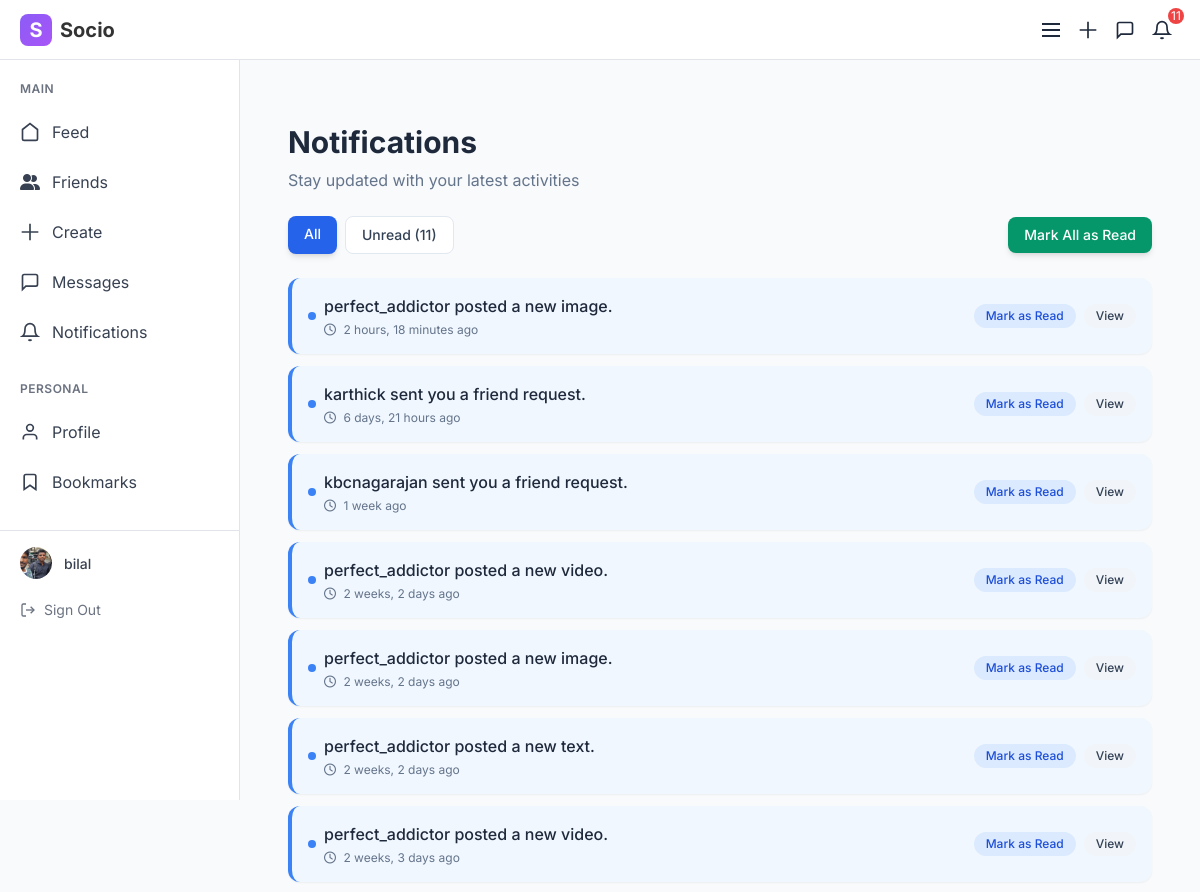
The app's page /notifications/ (signed in, upper part), older data.
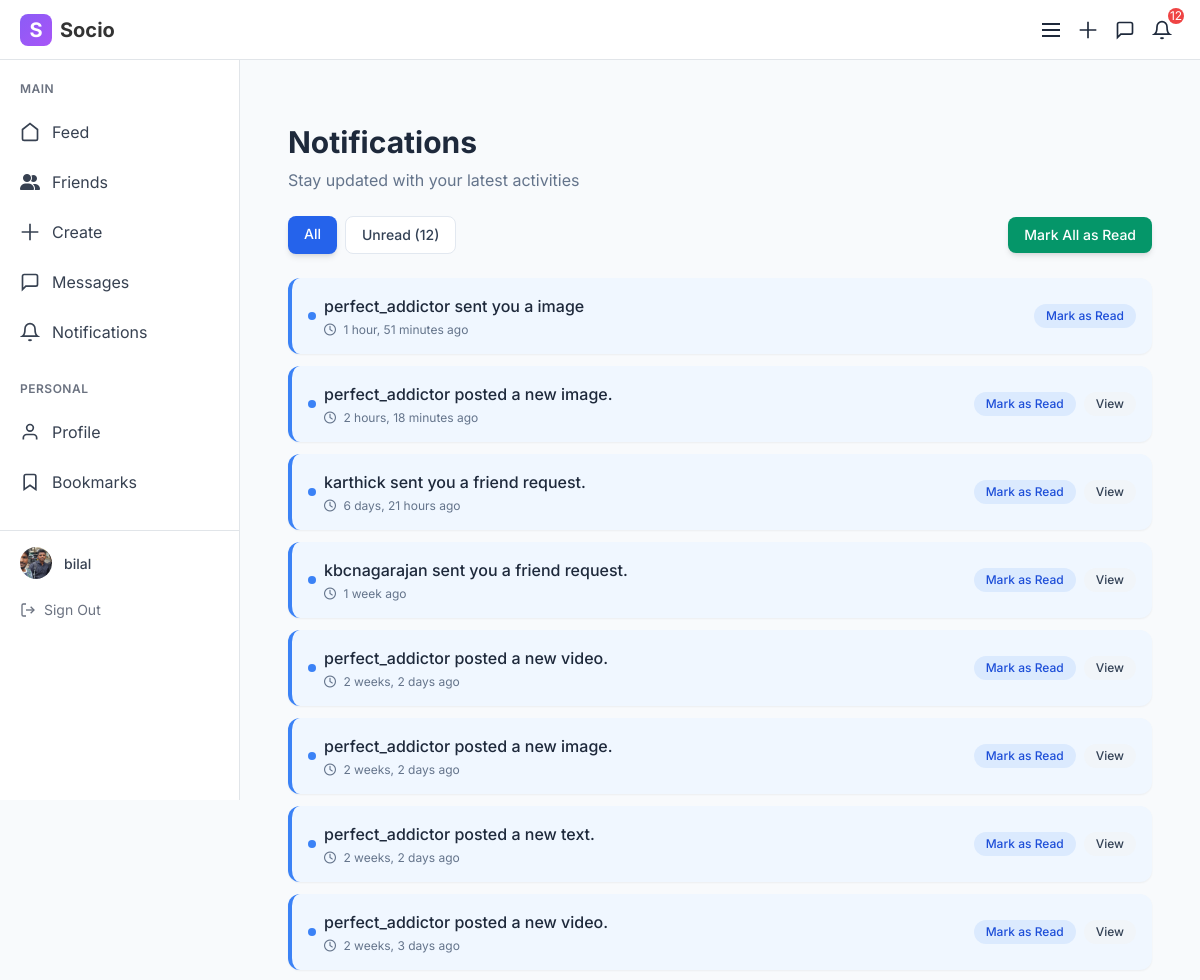
The same page, newer data.
### notifications/models.py (models this page shows, shortened)
class Notification(models.Model):
    NOTIFICATION_TYPES = [
        ('message', 'New Message'),
        ('friend_request', 'Friend Request'),
        ('friend_accepted', 'Friend Request Accepted'),
        ('new_post', 'New Post'),
    ]
    user = models.ForeignKey(settings.AUTH_USER_MODEL, related_name='notifications', on_delete=models.CASCADE)
    sender = models.ForeignKey(settings.AUTH_USER_MODEL, related_name='sent_notifications', on_delete=models.SET_NULL, null=True, blank=True) # User who triggered the notification
    notification_type = models.CharField(max_length=20, choices=NOTIFICATION_TYPES)
    content = models.TextField() # e.g., "John sent you a friend request", "Alice posted a new photo"
    related_object_id = models.PositiveIntegerField(null=True, blank=True) # ID of the related object (e.g., FriendRequest ID, Post ID, Message ID)
    is_read = models.BooleanField(default=False)
    created_at = models.DateTimeField(auto_now_add=True)
    class Meta:
        ordering = ['-created_at'] # Newest notifications first
    @property
    def get_absolute_url(self):
        if self.notification_type == 'message' and self.sender:
            return reverse('chat_view', args=[self.sender.id])
        elif self.notification_type == 'friend_request' and self.sender:
            return reverse('friends') + '?tab=requests' # Link to friend requests tab
        elif self.notification_type == 'friend_accepted' and self.sender:
            return reverse('profile_view') # Link to profile, user can see friends there
        elif self.notification_type == 'new_post' and self.related_object_id:
            return reverse('posts:feed') # Link to feed for now, or a specific post detail if available
        return '#' # Default fallback

### notifications/views.py (the view)
# urls.py: path('', views.notifications_view, name='notifications_view'),
@login_required
def notifications_view(request):
    user = request.user
    filter_type = request.GET.get('filter', 'all')  # 'all' or 'unread'
    notifications = Notification.objects.filter(user=user).order_by('-created_at')
    if filter_type == 'unread':
        notifications = notifications.filter(is_read=False)
    context = {
        'notifications': notifications,
        'filter_type': filter_type,
        'unread_count': Notification.objects.filter(user=user, is_read=False).count()
    }
    return render(request, 'notifications/notifications.html', context)

### notifications/context_processors.py (called while the page is built)
def unread_notifications(request):
    if request.user.is_authenticated:
        return {
            'unread_count': Notification.objects.filter(
                user=request.user,
                is_read=False
            ).count()
        }
    return {'unread_count': 0}

### templates/notifications/notifications.html (shortened to what this page needs)
{% extends "base.html" %}
{% block content %}
    <script src="https://cdn.tailwindcss.com"></script>
    <div class="container mx-auto px-4 py-8 max-w-4xl">
        <div class="flex flex-col space-y-6">
            <div class="flex flex-col space-y-2">
                <h1 class="text-3xl font-bold text-slate-800">Notifications</h1>
                <p class="text-slate-500">Stay updated with your latest activities</p>
            </div>
            <div class="flex flex-col sm:flex-row justify-between items-start sm:items-center gap-4">
                <div class="flex space-x-2">
                    <a href="{% url 'notifications:notifications_view' %}?filter=all"
                       class="filter-btn px-4 py-2 rounded-lg text-sm font-medium {% if filter_type == 'all' %}bg-blue-600 text-white shadow-md{% else %}bg-white text-slate-700 border border-slate-200 hover:bg-slate-50{% endif %}">
                        All
                    </a>
                    <a href="{% url 'notifications:notifications_view' %}?filter=unread"
                       class="filter-btn px-4 py-2 rounded-lg text-sm font-medium {% if filter_type == 'unread' %}bg-blue-600 text-white shadow-md{% else %}bg-white text-slate-700 border border-slate-200 hover:bg-slate-50{% endif %}">
                        Unread ({{ unread_count }})
                    </a>
                </div>
                {% if unread_count > 0 %}
                <button id="mark-all-read-btn"
                        class="action-btn px-4 py-2 bg-emerald-600 text-white rounded-lg text-sm font-medium hover:bg-emerald-700 shadow-md hover:shadow-lg transition-all">
                    Mark All as Read
                </button>
                {% endif %}
            </div>
            <div class="space-y-3">
                {% if notifications %}
                    {% for notification in notifications %}
                    <div id="notification-{{ notification.id }}"
                         class="notification-item bg-white p-4 rounded-xl shadow-sm flex flex-col sm:flex-row items-start sm:items-center justify-between gap-3 {% if not notification.is_read %}unread-notification border-l-4 border-blue-500{% else %}border-l-4 border-transparent{% endif %}">
                        <div class="flex-grow flex items-center gap-2">
                            {% if not notification.is_read %}
                            <div class="w-2 h-2 bg-blue-500 rounded-full"></div>
                            {% endif %}
                            <div>
                                <p class="text-slate-800 {% if not notification.is_read %}font-medium{% else %}font-normal{% endif %}">
                                    {{ notification.content }}
                                </p>
                                <p class="text-xs text-slate-500 mt-1">
                                    <i class="far fa-clock mr-1"></i> {{ notification.created_at|timesince }} ago
                                </p>
                            </div>
                        </div>
                        <div class="flex items-center space-x-2 self-end sm:self-auto">
                            {% if not notification.is_read %}
                            <button data-notification-id="{{ notification.id }}"
                                    class="mark-read-btn action-btn px-3 py-1 text-xs bg-blue-100 text-blue-700 rounded-full hover:bg-blue-200 font-medium">
                                Mark as Read
                            </button>
                            {% endif %}
                            {% if notification.get_absolute_url != '#' %}
                            <a href="{{ notification.get_absolute_url }}"
                               class="action-btn px-3 py-1 text-xs bg-slate-100 text-slate-700 rounded-full hover:bg-slate-200 font-medium">
                                View
                            </a>
                            {% endif %}
                        </div>
                    </div>
                    {% endfor %}
                {% endif %}
            </div>
        </div>
    </div>
{% endblock %}

### templates/base.html (shortened to what the changed rows need)
<!DOCTYPE html>
<html lang="en">
<head>
     <link href="https://cdnjs.cloudflare.com/ajax/libs/font-awesome/6.4.0/css/all.min.css" rel="stylesheet">
</head>
<body>
    <header class="header">
        <div class="header-actions">
            <a href="{% url 'notifications:notifications_view' %}" class="header-btn relative">
                <svg width="20" height="20" viewBox="0 0 24 24" fill="none" stroke="currentColor" stroke-width="2">
                    <path d="M18 8A6 6 0 0 0 6 8c0 7-3 9-3 9h18s-3-2-3-9"/>
                    <path d="M13.73 21a2 2 0 0 1-3.46 0"/>
                </svg>
                {% if unread_count > 0 %}
                <span class="absolute -top-1 -right-1 bg-red-500 text-white text-xs rounded-full h-4 w-4 flex items-center justify-center">
                    {{ unread_count }}
                </span>
                {% endif %}
            </a>
        </div>
    </header>
    <main class="main-content">
        {% block content %}
        {% endblock %}
    </main>
</body>
</html>

Row changes from the older to the newer data that the page shows:
added Notification: is_read False (drawn), content "perfect_addictor sent you a image", created_at "1 hour, 51 minutes"
Text that changed along with them:
{{ unread_count }}: "11" → "12"
